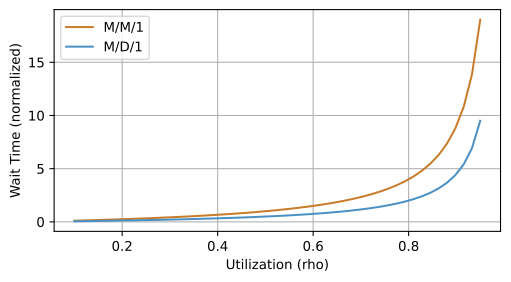

Write the Python code that produced this figure.
import os
import matplotlib.pyplot as plt
import numpy as np

rho = np.linspace(0.1, 0.95, 50)
wait_mm1 = rho / (1 - rho)
wait_md1 = 0.5 * wait_mm1

plt.figure(figsize=(6, 3))
plt.plot(rho, wait_mm1, color='#c87b2a', label='M/M/1')
plt.plot(rho, wait_md1, color='#4a90c4', label='M/D/1')
plt.xlabel('Utilization (rho)')
plt.ylabel('Wait Time (normalized)')
plt.legend()
plt.grid(True)
plt.savefig(os.environ.get('VISUAL_OUT_PATH', 'out.svg'), format='svg', bbox_inches='tight')
